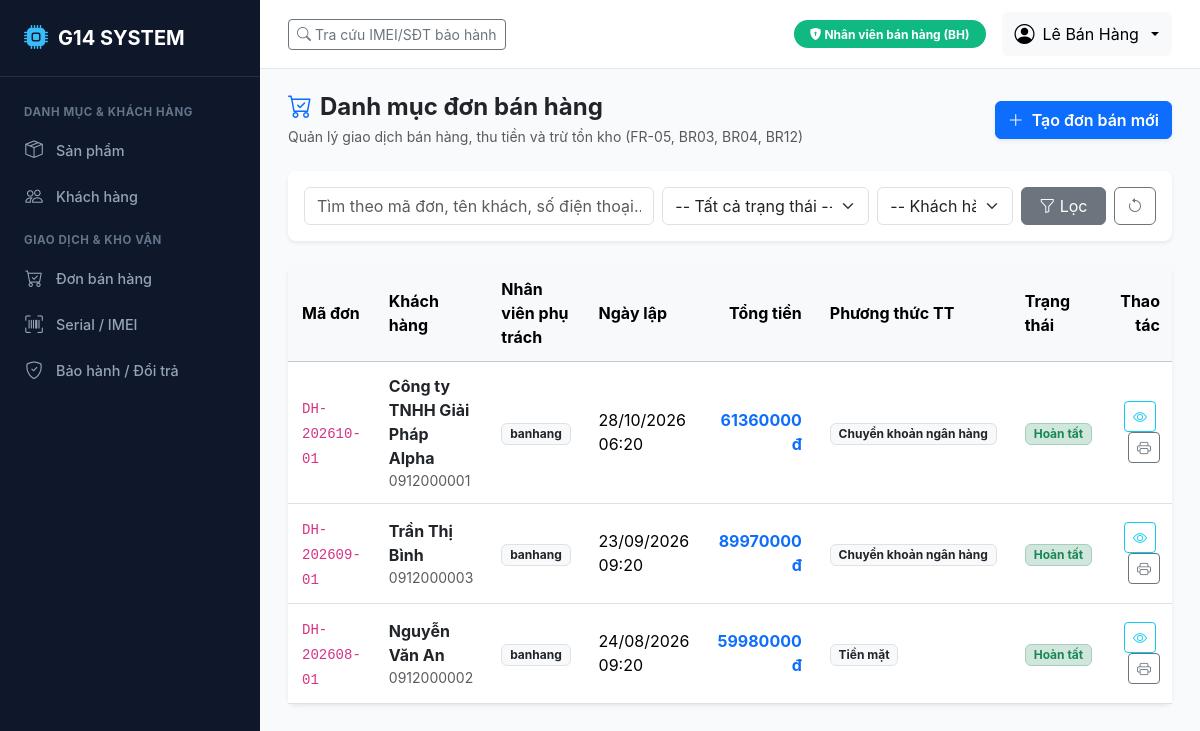
The page /sales/ (signed in) on the database its author committed.
### accounts/models.py (models this page shows, shortened)
class User(AbstractUser):
    role = models.CharField(
        max_length=10,
        choices=Role.choices,
        default=Role.BH,
        verbose_name="Vai trò"
    )
    phone = models.CharField(max_length=20, blank=True, verbose_name="Số điện thoại")
    class Meta:
        verbose_name = "Tài khoản người dùng"
        verbose_name_plural = "Danh sách tài khoản"
        ordering = ['-date_joined']

### sales/models.py (models this page shows, shortened)
class SalesOrder(BaseModel):
    code = models.CharField(max_length=50, unique=True, verbose_name="Mã đơn hàng")
    customer = models.ForeignKey(
        'catalog.Customer',
        on_delete=models.PROTECT,
        related_name='sales_orders',
        verbose_name="Khách hàng"
    )
    staff = models.ForeignKey(
        settings.AUTH_USER_MODEL,
        on_delete=models.SET_NULL,
        null=True,
        blank=True,
        related_name='handled_sales_orders',
        verbose_name="Nhân viên bán hàng"
    )
    order_date = models.DateTimeField(default=timezone.now, verbose_name="Thời điểm tạo đơn")
    status = models.CharField(
        max_length=20,
        choices=OrderStatus.choices,
        default=OrderStatus.DRAFT,
        verbose_name="Trạng thái đơn hàng"
    )
    payment_method = models.CharField(
        max_length=20,
        choices=PaymentMethod.choices,
        default=PaymentMethod.CASH,
        verbose_name="Phương thức thanh toán"
    )
    payment_status = models.CharField(
        max_length=20,
        choices=PaymentStatus.choices,
        default=PaymentStatus.UNPAID,
        verbose_name="Trạng thái thanh toán"
    )
    total_amount = models.DecimalField(
        max_digits=15,
        decimal_places=2,
        default=Decimal('0.00'),
        verbose_name="Tổng tiền đơn hàng (VNĐ)"
    )
    completed_at = models.DateTimeField(null=True, blank=True, verbose_name="Thời điểm hoàn tất")
    notes = models.TextField(blank=True, verbose_name="Ghi chú đơn hàng")
    class Meta:
        verbose_name = "Đơn bán hàng"
        verbose_name_plural = "Danh mục đơn bán hàng"
        ordering = ['-order_date', '-created_at']

### catalog/models.py (models this page shows, shortened)
class Customer(BaseModel):
    CUSTOMER_TYPE_CHOICES = [
        ('RETAIL', 'Khách hàng cá nhân (Khách lẻ)'),
        ('WHOLESALE', 'Khách hàng doanh nghiệp / Đại lý'),
    ]
    code = models.CharField(max_length=50, unique=True, verbose_name="Mã khách hàng")
    name = models.CharField(max_length=150, verbose_name="Tên khách hàng")
    phone = models.CharField(max_length=20, unique=True, verbose_name="Số điện thoại")
    email = models.EmailField(blank=True, verbose_name="Email")
    address = models.CharField(max_length=255, blank=True, verbose_name="Địa chỉ")
    customer_type = models.CharField(
        max_length=20,
        choices=CUSTOMER_TYPE_CHOICES,
        default='RETAIL',
        verbose_name="Loại khách hàng"
    )
    notes = models.TextField(blank=True, verbose_name="Ghi chú")
    class Meta:
        verbose_name = "Khách hàng"
        verbose_name_plural = "Danh mục khách hàng"
        ordering = ['name']

### sales/views.py (the view)
# urls.py: path('', views.order_list_view, name='order_list'),
@login_required
@role_required([Role.QL, Role.BH, Role.KT, Role.ADMIN])
def order_list_view(request):
    orders = SalesOrder.objects.select_related('customer', 'staff').all()
    q = request.GET.get('q', '').strip()
    status = request.GET.get('status', '')
    customer_id = request.GET.get('customer', '')
    if request.user.role == Role.BH and not request.user.is_superuser:
        orders = orders.filter(staff=request.user)
    if q:
        orders = orders.filter(
            Q(code__icontains=q) |
            Q(customer__name__icontains=q) |
            Q(customer__phone__icontains=q)
        )
    if status:
        orders = orders.filter(status=status)
    if customer_id:
        orders = orders.filter(customer_id=customer_id)
    paginator = Paginator(orders, 15)
    page_number = request.GET.get('page')
    page_obj = paginator.get_page(page_number)
    customers = Customer.objects.all()
    return render(request, 'sales/order_list.html', {
        'page_obj': page_obj,
        'q': q,
        'status_filter': status,
        'customer_filter': customer_id,
        'customers': customers,
        'statuses': OrderStatus.choices,
    })

### accounts/context_processors.py (called while the page is built, shortened)
def user_role_context(request):
    user = request.user
    role = getattr(user, 'role', '')
    is_super = user.is_superuser
    return {
        'is_admin': role == Role.ADMIN or is_super,
        'is_ql': role in [Role.QL, Role.ADMIN] or is_super,
        'is_bh': role in [Role.BH, Role.ADMIN] or is_super,
        'is_kho': role in [Role.KHO, Role.ADMIN] or is_super,
        'is_kt': role in [Role.KT, Role.ADMIN] or is_super,
        'current_role': role,
        'current_role_display': user.get_role_display() if hasattr(user, 'get_role_display') else '',
        'Role': Role,
    }

### templates/sales/order_list.html (shortened to what this page needs)
{% extends 'base.html' %}
{% load humanize %}
{% block content %}
<div class="d-flex justify-content-between align-items-center mb-4">
    <div>
        <h4 class="fw-bold mb-1"><i class="bi bi-cart-check me-2 text-primary"></i>Danh mục đơn bán hàng</h4>
        <p class="text-muted small mb-0">Quản lý giao dịch bán hàng, thu tiền và trừ tồn kho (FR-05, BR03, BR04, BR12)</p>
    </div>
    {% if is_bh or is_ql %}
    <a href="{% url 'sales:order_create' %}" class="btn btn-primary fw-semibold shadow-sm">
        <i class="bi bi-plus-lg me-1"></i> Tạo đơn bán mới
    </a>
    {% endif %}
</div>
<div class="card mb-4 border-0 shadow-sm">
    <div class="card-body p-3">
        <form method="get" class="row g-2 align-items-center">
            <div class="col-md-5">
                <input type="text" name="q" class="form-control" placeholder="Tìm theo mã đơn, tên khách, số điện thoại..." value="{{ q }}">
            </div>
            <div class="col-md-3">
                <select name="status" class="form-select">
                    <option value="">-- Tất cả trạng thái --</option>
                </select>
            </div>
            <div class="col-md-2">
                <select name="customer" class="form-select">
                    <option value="">-- Khách hàng --</option>
                </select>
            </div>
            <div class="col-md-2 d-flex gap-2">
                <button type="submit" class="btn btn-secondary w-100"><i class="bi bi-funnel"></i> Lọc</button>
                <a href="{% url 'sales:order_list' %}" class="btn btn-outline-secondary"><i class="bi bi-arrow-counterclockwise"></i></a>
            </div>
        </form>
    </div>
</div>
<div class="card border-0 shadow-sm">
    <div class="table-responsive">
        <table class="table table-hover align-middle mb-0">
            <thead class="table-light">
                <tr>
                    <th>Mã đơn</th>
                    <th>Khách hàng</th>
                    <th>Nhân viên phụ trách</th>
                    <th>Ngày lập</th>
                    <th class="text-end">Tổng tiền</th>
                    <th>Phương thức TT</th>
                    <th>Trạng thái</th>
                    <th class="text-end">Thao tác</th>
                </tr>
            </thead>
            <tbody>
                {% for o in page_obj %}
                <tr>
                    <td><code>{{ o.code }}</code></td>
                    <td>
                        <a href="{% url 'sales:order_detail' o.pk %}" class="fw-bold text-dark text-decoration-none">
                            {{ o.customer.name }}
                        </a>
                        <div class="small text-muted">{{ o.customer.phone }}</div>
                    </td>
                    <td>
                        <span class="badge bg-light text-dark border">{{ o.staff.username|default:"--" }}</span>
                    </td>
                    <td>{{ o.order_date|date:"d/m/Y H:i" }}</td>
                    <td class="text-end fw-bold text-primary">{{ o.total_amount|floatformat:0|intcomma }} đ</td>
                    <td>
                        <span class="badge bg-light text-dark border">{{ o.get_payment_method_display }}</span>
                    </td>
                    <td>
                        {% if o.status == 'COMPLETED' %}
                        <span class="badge bg-success-subtle text-success border border-success-subtle py-1 px-2">Hoàn tất</span>
                        {% elif o.status == 'DRAFT' %}
                        <span class="badge bg-warning-subtle text-warning border border-warning-subtle py-1 px-2">Đơn nháp</span>
                        {% else %}
                        <span class="badge bg-secondary py-1 px-2">Đã hủy</span>
                        {% endif %}
                    </td>
                    <td class="text-end">
                        <a href="{% url 'sales:order_detail' o.pk %}" class="btn btn-sm btn-outline-info me-1" title="Chi tiết">
                            <i class="bi bi-eye"></i>
                        </a>
                        <a href="{% url 'sales:order_invoice' o.pk %}" class="btn btn-sm btn-outline-secondary" title="In hóa đơn" target="_blank">
                            <i class="bi bi-printer"></i>
                        </a>
                    </td>
                </tr>
                {% empty %}
                <tr>
                    <td colspan="8" class="text-center py-4 text-muted">Không có đơn hàng nào phù hợp.</td>
                </tr>
                {% endfor %}
            </tbody>
        </table>
    </div>
</div>
{% endblock %}

### templates/base.html (shortened to what this page needs)
<!DOCTYPE html>
<html lang="vi">
<head>
    <link href="https://cdn.jsdelivr.net/npm/bootstrap@5.3.3/dist/css/bootstrap.min.css" rel="stylesheet">
    <link href="https://cdn.jsdelivr.net/npm/bootstrap-icons@1.11.3/font/bootstrap-icons.min.css" rel="stylesheet">
</head>
<body>
    {% if user.is_authenticated %}
    <aside class="sidebar">
        <div class="brand">
            <i class="bi bi-cpu-fill"></i>
            <span>G14 SYSTEM</span>
        </div>
        <ul class="sidebar-menu">
            <div class="sidebar-section-title">Danh mục & Khách hàng</div>
            <li><a href="{% url 'catalog:product_list' %}" class="sidebar-link"><i class="bi bi-box-seam"></i> Sản phẩm</a></li>
            {% if is_bh or is_ql %}
            <li><a href="{% url 'catalog:customer_list' %}" class="sidebar-link"><i class="bi bi-people"></i> Khách hàng</a></li>
            {% endif %}
            <div class="sidebar-section-title">Giao dịch & Kho vận</div>
            {% if is_bh or is_ql or is_kt %}
            <li><a href="{% url 'sales:order_list' %}" class="sidebar-link"><i class="bi bi-cart-check"></i> Đơn bán hàng</a></li>
            {% endif %}
            {% if is_bh or is_kho or is_ql %}
            <li><a href="{% url 'devices:device_list' %}" class="sidebar-link"><i class="bi bi-upc-scan"></i> Serial / IMEI</a></li>
            <li><a href="{% url 'devices:warranty_list' %}" class="sidebar-link"><i class="bi bi-shield-check"></i> Bảo hành / Đổi trả</a></li>
            {% endif %}
        </ul>
    </aside>
    {% endif %}
    <div class="{% if user.is_authenticated %}main-wrapper{% endif %}">
        {% if user.is_authenticated %}
        <header class="top-navbar no-print">
            <div class="d-flex align-items-center gap-3">
                <a href="{% url 'devices:device_lookup' %}" class="btn btn-outline-secondary btn-sm">
                    <i class="bi bi-search"></i> Tra cứu IMEI/SĐT bảo hành
                </a>
            </div>
            <div class="d-flex align-items-center gap-3">
                <span class="badge role-badge-{{ current_role }} py-2 px-3 rounded-pill">
                    <i class="bi bi-shield-lock-fill"></i> {{ current_role_display }}
                </span>
                <div class="dropdown">
                    <button class="btn btn-light dropdown-toggle d-flex align-items-center gap-2" type="button" data-bs-toggle="dropdown">
                        <i class="bi bi-person-circle fs-5"></i>
                        <span>{{ user.get_full_name|default:user.username }}</span>
                    </button>
                </div>
            </div>
        </header>
        {% endif %}
        <main class="main-content">
            {% block content %}{% endblock %}
        </main>
    </div>
</body>
</html>

### templates/base.html (style rules this page uses)
:root { --g14-primary: #0d6efd; --g14-dark: #1e293b; --g14-sidebar: #0f172a; --g14-sidebar-hover: #1e293b; --g14-sidebar-text: #94a3b8; --g14-sidebar-active: #38bdf8; }
body { font-family: -apple-system, BlinkMacSystemFont, "Segoe UI", Roboto, "Helvetica Neue", Arial, sans-serif; background-color: #f8fafc; min-height: 100vh; }
.sidebar { width: 260px; background-color: var(--g14-sidebar); min-height: 100vh; color: var(--g14-sidebar-text); position: fixed; top: 0; left: 0; z-index: 1000; overflow-y: auto; transition: all 0.3s; }
.sidebar .brand { padding: 20px 24px; font-size: 1.25rem; font-weight: 700; color: #fff; border-bottom: 1px solid rgba(255, 255, 255, 0.1); display: flex; align-items: center; gap: 10px; }
.sidebar .brand i { color: var(--g14-sidebar-active); font-size: 1.5rem; }
.sidebar-menu { padding: 15px 0; list-style: none; margin: 0; }
.sidebar-section-title { padding: 12px 24px 6px; font-size: 0.72rem; text-transform: uppercase; font-weight: 700; letter-spacing: 0.05em; color: #64748b; }
.sidebar-link { display: flex; align-items: center; gap: 12px; padding: 10px 24px; color: var(--g14-sidebar-text); text-decoration: none; font-size: 0.9rem; font-weight: 500; transition: all 0.2s; }
.sidebar-link i { font-size: 1.1rem; width: 20px; text-align: center; }
.main-wrapper { margin-left: 260px; min-height: 100vh; display: flex; flex-direction: column; }
.top-navbar { background-color: #fff; border-bottom: 1px solid #e2e8f0; padding: 12px 28px; display: flex; justify-content: space-between; align-items: center; position: sticky; top: 0; z-index: 999; }
.main-content { padding: 24px 28px; flex-grow: 1; }
.card { border: 1px solid #e2e8f0; border-radius: 8px; box-shadow: 0 1px 3px 0 rgba(0, 0, 0, 0.05); margin-bottom: 24px; }
.table > :not(caption) > * > * { padding: 12px 14px; vertical-align: middle; }
.role-badge-BH { background-color: #10b981; color: #fff; }

### rows shown on the page
User: get_full_name "Lê Bán Hàng"
SalesOrder: code "DH-202610-01", customer.name "Công ty TNHH Giải Pháp Alpha", customer.phone "0912000001", staff.username "banhang", order_date "28/10/2026 06:20", total_amount "61360000", payment_method "Chuyển khoản ngân hàng", status "Hoàn tất"
SalesOrder: code "DH-202609-01", customer.name "Trần Thị Bình", customer.phone "0912000003", staff.username "banhang", order_date "23/09/2026 09:20", total_amount "89970000", payment_method "Chuyển khoản ngân hàng", status "Hoàn tất"
SalesOrder: code "DH-202608-01", customer.name "Nguyễn Văn An", customer.phone "0912000002", staff.username "banhang", order_date "24/08/2026 09:20", total_amount "59980000", payment_method "Tiền mặt", status "Hoàn tất"

### other values the page prints
{{ current_role_display }} "Nhân viên bán hàng (BH)"
